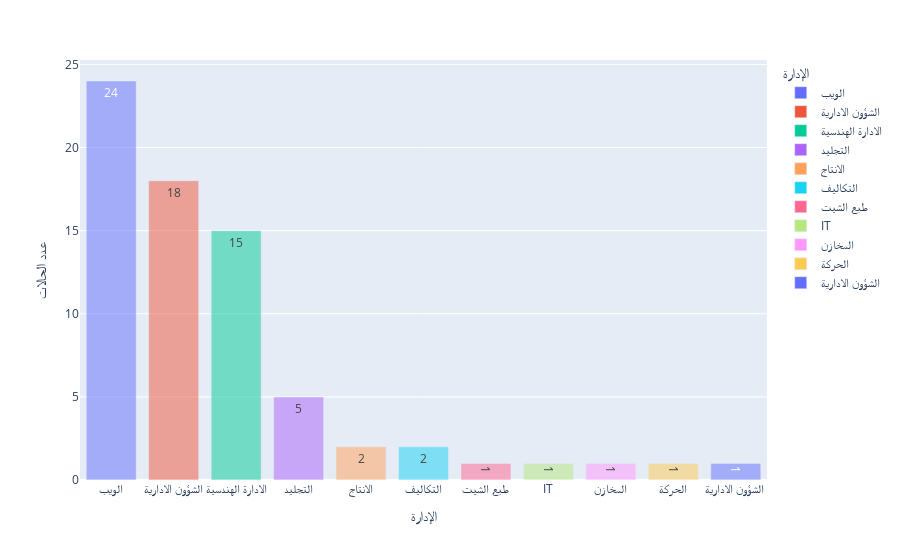

Source (notebook cell):
### Code cell
px.bar(data_frame=count_data,
       x='الإدارة',
       y='عدد الحالات',
       text_auto=True,
       color='الإدارة',
       barmode='overlay')

### Figure 1 — Plotly figure (JSON) as saved in the notebook; plotly's stock layout.template omitted (floating-point values rounded to 4 significant figures)
{"data": [{"hovertemplate": "الإدارة=%{x}<br>عدد الحالات=%{y}<extra></extra>", "legendgroup": "الويب", "marker": {"color": "#636efa", "opacity": 0.5, "pattern": {"shape": ""}}, "name": "الويب", "orientation": "v", "showlegend": true, "textposition": "auto", "texttemplate": "%{y}", "type": "bar", "x": ["الويب"], "xaxis": "x", "y": [24], "yaxis": "y"}, {"hovertemplate": "الإدارة=%{x}<br>عدد الحالات=%{y}<extra></extra>", "legendgroup": "الشؤون الادارية", "marker": {"color": "#EF553B", "opacity": 0.5, "pattern": {"shape": ""}}, "name": "الشؤون الادارية", "orientation": "v", "showlegend": true, "textposition": "auto", "texttemplate": "%{y}", "type": "bar", "x": ["الشؤون الادارية"], "xaxis": "x", "y": [18], "yaxis": "y"}, {"hovertemplate": "الإدارة=%{x}<br>عدد الحالات=%{y}<extra></extra>", "legendgroup": "الادارة الهندسية", "marker": {"color": "#00cc96", "opacity": 0.5, "pattern": {"shape": ""}}, "name": "الادارة الهندسية", "orientation": "v", "showlegend": true, "textposition": "auto", "texttemplate": "%{y}", "type": "bar", "x": ["الادارة الهندسية"], "xaxis": "x", "y": [15], "yaxis": "y"}, {"hovertemplate": "الإدارة=%{x}<br>عدد الحالات=%{y}<extra></extra>", "legendgroup": "التجليد", "marker": {"color": "#ab63fa", "opacity": 0.5, "pattern": {"shape": ""}}, "name": "التجليد", "orientation": "v", "showlegend": true, "textposition": "auto", "texttemplate": "%{y}", "type": "bar", "x": ["التجليد"], "xaxis": "x", "y": [5], "yaxis": "y"}, {"hovertemplate": "الإدارة=%{x}<br>عدد الحالات=%{y}<extra></extra>", "legendgroup": "الانتاج", "marker": {"color": "#FFA15A", "opacity": 0.5, "pattern": {"shape": ""}}, "name": "الانتاج", "orientation": "v", "showlegend": true, "textposition": "auto", "texttemplate": "%{y}", "type": "bar", "x": ["الانتاج"], "xaxis": "x", "y": [2], "yaxis": "y"}, {"hovertemplate": "الإدارة=%{x}<br>عدد الحالات=%{y}<extra></extra>", "legendgroup": "التكاليف", "marker": {"color": "#19d3f3", "opacity": 0.5, "pattern": {"shape": ""}}, "name": "التكاليف", "orientation": "v", "showlegend": true, "textposition": "auto", "texttemplate": "%{y}", "type": "bar", "x": ["التكاليف"], "xaxis": "x", "y": [2], "yaxis": "y"}, {"hovertemplate": "الإدارة=%{x}<br>عدد الحالات=%{y}<extra></extra>", "legendgroup": "طبع الشيت", "marker": {"color": "#FF6692", "opacity": 0.5, "pattern": {"shape": ""}}, "name": "طبع الشيت", "orientation": "v", "showlegend": true, "textposition": "auto", "texttemplate": "%{y}", "type": "bar", "x": ["طبع الشيت"], "xaxis": "x", "y": [1], "yaxis": "y"}, {"hovertemplate": "الإدارة=%{x}<br>عدد الحالات=%{y}<extra></extra>", "legendgroup": "IT", "marker": {"color": "#B6E880", "opacity": 0.5, "pattern": {"shape": ""}}, "name": "IT", "orientation": "v", "showlegend": true, "textposition": "auto", "texttemplate": "%{y}", "type": "bar", "x": ["IT"], "xaxis": "x", "y": [1], "yaxis": "y"}, {"hovertemplate": "الإدارة=%{x}<br>عدد الحالات=%{y}<extra></extra>", "legendgroup": "المخازن", "marker": {"color": "#FF97FF", "opacity": 0.5, "pattern": {"shape": ""}}, "name": "المخازن", "orientation": "v", "showlegend": true, "textposition": "auto", "texttemplate": "%{y}", "type": "bar", "x": ["المخازن"], "xaxis": "x", "y": [1], "yaxis": "y"}, {"hovertemplate": "الإدارة=%{x}<br>عدد الحالات=%{y}<extra></extra>", "legendgroup": "الحركة", "marker": {"color": "#FECB52", "opacity": 0.5, "pattern": {"shape": ""}}, "name": "الحركة", "orientation": "v", "showlegend": true, "textposition": "auto", "texttemplate": "%{y}", "type": "bar", "x": ["الحركة"], "xaxis": "x", "y": [1], "yaxis": "y"}, {"hovertemplate": "الإدارة=%{x}<br>عدد الحالات=%{y}<extra></extra>", "legendgroup": "الشؤون الادارية ", "marker": {"color": "#636efa", "opacity": 0.5, "pattern": {"shape": ""}}, "name": "الشؤون الادارية ", "orientation": "v", "showlegend": true, "textposition": "auto", "texttemplate": "%{y}", "type": "bar", "x": ["الشؤون الادارية "], "xaxis": "x", "y": [1], "yaxis": "y"}], "layout": {"barmode": "overlay", "legend": {"title": {"text": "الإدارة"}, "tracegroupgap": 0}, "margin": {"t": 60}, "xaxis": {"anchor": "y", "categoryarray": ["الويب", "الشؤون الادارية", "الادارة الهندسية", "التجليد", "الانتاج", "التكاليف", "طبع الشيت", "IT", "المخازن", "الحركة", "الشؤون الادارية "], "categoryorder": "array", "domain": [0, 1], "title": {"text": "الإدارة"}}, "yaxis": {"anchor": "x", "domain": [0, 1], "title": {"text": "عدد الحالات"}}}}
